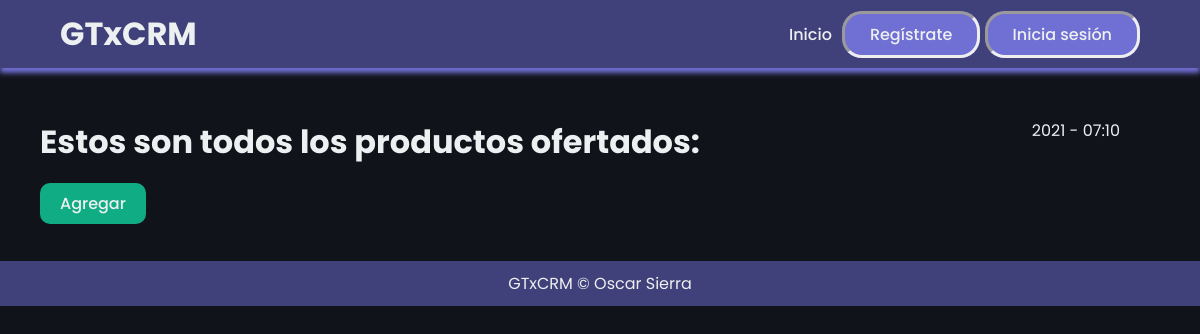
/productos/, run on an earlier commit of the app's database.
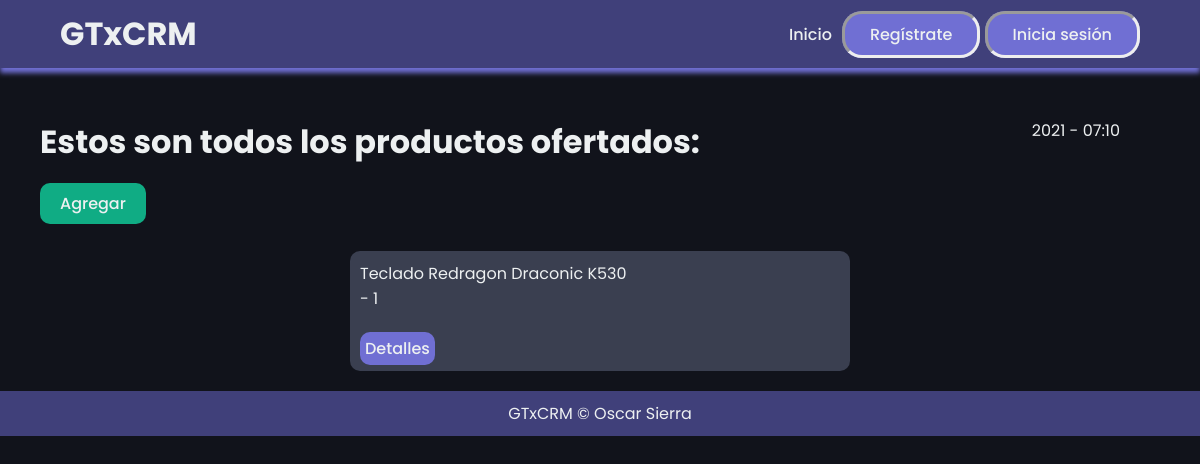
And on a later commit of the database.
### mainapp/models.py (models this page shows)
class Producto(models.Model):
    nombre = models.CharField(max_length=45)
    codigo = models.IntegerField(default=0)
    categoria = models.CharField(max_length=45)
    precio = models.FloatField()
    descripcion = models.CharField(max_length=200)
    activo = models.BooleanField()

### mainapp/views.py (the view)
# urls.py: path('productos/', productoListView.as_view(), name = 'producto_list'),
class productoListView(ListView):
    template_name="productos/producto_list.html"
    queryset = Producto.objects.all()
    context_object_name = "productos"

### mainapp/templates/productos/producto_list.html (shortened to what this page needs)
{% extends 'layouts/layouts.html'%}
{% block content %}
<div class="start">
    <div class="initial">
        <h1>Estos son todos los productos ofertados: </h1>
            <div id="time">
                {% now "Y - h:m"%}
            </div>
        </div>
    </div>
<br/>
<div class="divbtn" style="margin-left: 40px;">
    <a class="submitbtn" href="{% url 'producto_create' %}"><button>Agregar</button></a>
</div>
<br/>
<div class="list_container">
    {% for producto in productos %}
        <div class="list_content">
            <p>{{ producto.nombre }}<br/>
            - {{ producto.codigo }}</p><br/>
            <a class="detail_href" href="{% url 'producto_detail' producto.pk %}">Detalles</a>
        </div>
    {% endfor %}
</div>
{% endblock %}

What changed in the data, as far as the page shows it:
added Producto: nombre "Teclado Redragon Draconic K530", codigo "1"
